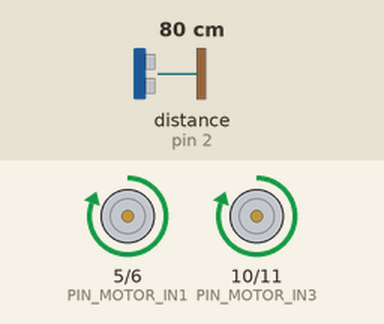
Recording of a sketch running on a simulated Arduino Uno, built with avr-gcc and run on an emulated ATmega328P. Parts: motor-driver pin pairs drawn as motors (green arrow = first pin HIGH = forward, orange = second pin HIGH = backward, longer = more drive). Wiring (inferred from the names in the program): ultrasonic range finder: trigger pin 3; echo pin 2. The test bench sets the inputs (shaded band); at power-on: distance to the obstacle (sensor on pin 2) 80 cm. The echo pulse lasts 58.3 µs per cm.

Above: at 1.2 s.
1.3 s: distance to the obstacle (sensor on pin 2) set to 28 cm
2.8 s: distance to the obstacle (sensor on pin 2) set to 24 cm
At 4.2 s:
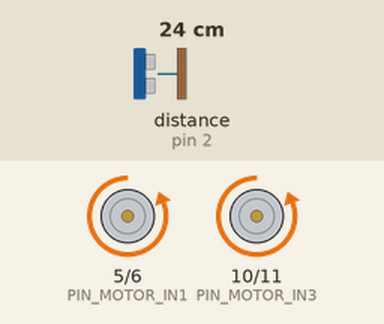
At 4.8 s:
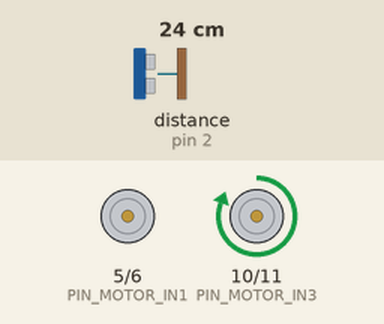
5.8 s: distance to the obstacle (sensor on pin 2) set to 18 cm
8.8 s: distance to the obstacle (sensor on pin 2) set to 14 cm
At 11.1 s:
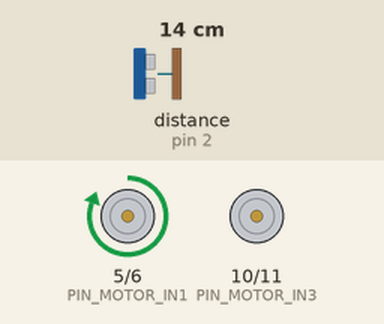
11.8 s: distance to the obstacle (sensor on pin 2) set to 35 cm
14.8 s: distance to the obstacle (sensor on pin 2) set to 2 cm
At 17.3 s:
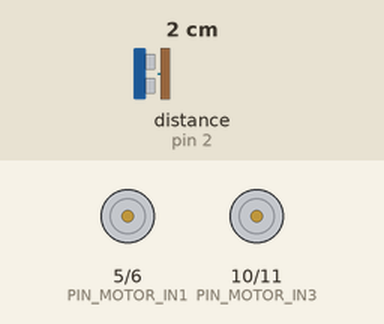
Timing chart, 0 to 18.8 s (numbered marks = the images above; inputs shaded):
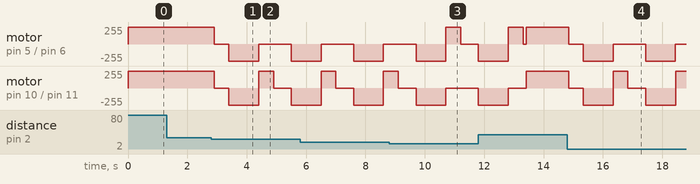

Measured:
- the behaviour switches between 26 and 25 cm on distance to the obstacle (sensor on pin 2) (found by bisection; images 0 and 1)
- the behaviour switches between 16 and 15 cm on distance to the obstacle (sensor on pin 2) (found by bisection; images 2 and 3)
- after the input at 1.3 s, every drawn part: stays the same

The sketch:

RoboAntiColisao.ino
```cpp
// declaracao dos pinos do sensor ultrassonico
const int PINO_SENSOR_ECHO = 2;
const int PINO_SENSOR_TRIGGER = 3;

// declaracao dos pinos do driver de motor
const int PIN_MOTOR_IN1 = 5;
const int PIN_MOTOR_IN2 = 6;
const int PIN_MOTOR_IN3 = 10;
const int PIN_MOTOR_IN4 = 11;

// declaracao das constantes auxiliares para controlar os motores
const int DISTANCIA_SEGURA = 25; // [cm]
const int PAUSA = 100; // [ms]

// ---------------------------------------------------

int ler_distancia(void);
void mover_frente(void);
void mover_tras(void);
void parar(void);

// ---------------------------------------------------

void setup() {
  // configura os pinos do sensor ultrassonico
  pinMode(PINO_SENSOR_ECHO, INPUT); // entrada
  pinMode(PINO_SENSOR_TRIGGER, OUTPUT); // saida
  digitalWrite(PINO_SENSOR_TRIGGER, LOW); // por padrao em nivel baixo (sem sinal)

  // configura os pinos do driver de motor
  pinMode(PIN_MOTOR_IN1, OUTPUT); // saida
  pinMode(PIN_MOTOR_IN2, OUTPUT); // saida
  pinMode(PIN_MOTOR_IN3, OUTPUT); // saida
  pinMode(PIN_MOTOR_IN4, OUTPUT); // saida
  parar(); // robo parado por padrao
}

// ---------------------------------------------------

void loop() {
  // le a distancia
  int distancia = ler_distancia();

  // verifica se ha um obstaculo na frente
  if(distancia < DISTANCIA_SEGURA){
    // para o robo
    parar();
    delay(500); // pausa para o proximo movimento

    // move o robo para tras
    mover_tras();

    // para o robo apos um curto intervalo
    delay(1000);
    parar();

    // escolhe um dos lados para girar
    bool par = (millis() % 2 == 0) ? true : false;
    if(par){
      // gira o motor 1 para a frente
      digitalWrite(PIN_MOTOR_IN1, HIGH);
      digitalWrite(PIN_MOTOR_IN2, LOW);
    } else {
      // gira o motor 2 para a frente
      digitalWrite(PIN_MOTOR_IN3, HIGH);
      digitalWrite(PIN_MOTOR_IN4, LOW);
    }

    // para o robo apos um curto intervalo
    delay(500);
    parar();
  } else { // senao
    // move o robo para a frente
    mover_frente();
  }

  // pausa para a proxima leitura
  delay(PAUSA);
}

// ---------------------------------------------------
// ---------------------------------------------------

// Ler a distancia com o sensor ultrassonico
int ler_distancia(void){
  // realiza o pulso de 10 microsegundos no trigger do sensor
  digitalWrite(PINO_SENSOR_TRIGGER,HIGH);
  delayMicroseconds(10);
  digitalWrite(PINO_SENSOR_TRIGGER,LOW);

  // mede o pulso em microsegundos retornado para o echo do sensor
  // e converte o tempo para distancia ao dividir por 58
  return pulseIn(PINO_SENSOR_ECHO, HIGH) / 58; // [cm]
}

// ---------------------------------------------------

// Mover o robo para a frente
void mover_frente(void){
  digitalWrite(PIN_MOTOR_IN1, HIGH);
  digitalWrite(PIN_MOTOR_IN2, LOW);
  digitalWrite(PIN_MOTOR_IN3, HIGH);
  digitalWrite(PIN_MOTOR_IN4, LOW);
}

// ---------------------------------------------------

// Mover o robo para tras
void mover_tras(void){
  digitalWrite(PIN_MOTOR_IN1, LOW);
  digitalWrite(PIN_MOTOR_IN2, HIGH);
  digitalWrite(PIN_MOTOR_IN3, LOW);
  digitalWrite(PIN_MOTOR_IN4, HIGH);
}

// ---------------------------------------------------

// Parar o robo
void parar(void){
  digitalWrite(PIN_MOTOR_IN1, LOW);
  digitalWrite(PIN_MOTOR_IN2, LOW);
  digitalWrite(PIN_MOTOR_IN3, LOW);
  digitalWrite(PIN_MOTOR_IN4, LOW);
}

// ---------------------------------------------------
```
